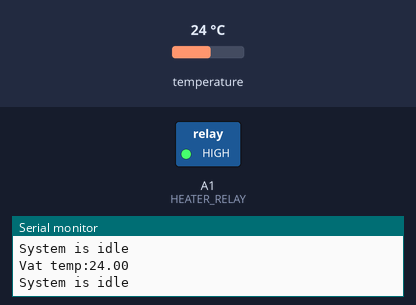
Bench run of a sketch on a simulated Arduino Uno, built with avr-gcc and run on an emulated ATmega328P. Parts: switched loads named in the sketch (green lamp = pin HIGH), the last lines printed to the serial monitor. The test bench sets the inputs (shaded band); at power-on: temperature 24 °C.

Above: at 3.8 s.
3.9 s: temperature set to 23.6 °C
At 5.3 s:
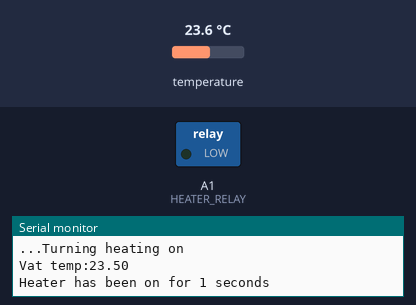
Timing chart, 0 to 6.9 s (numbered marks = the images above; inputs shaded):
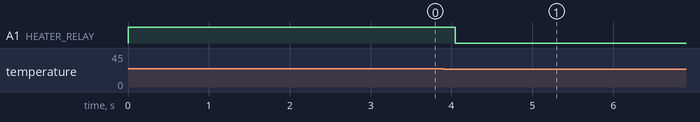

The sketch:

mikes_thing.ino
```cpp
#include <SPI.h>
#include <OneWire.h>
#include <DallasTemperature.h>

// either debug OR production mode, as both use the serial
#define DEBUG true
#define PRODUCTION false
#define ONE_WIRE_BUS A2
#define HEATER_RELAY A1

/*  tuning variables- tweak for more precise control
 *  Note: negative values mean below the set temperature.
 *  Be careful to ensure that variables do not overlap, to prevent
 *  competitve cycling
 */
float set_temp = 25;
float heater_on_thresh = -1.0;
float heater_off_thresh = 0;

//set up non-tunable control variables
unsigned long RUN_THRESH = 60000; //1min in milliseconds, minimum time for heating/cooling elements to run
bool can_turn_off = true; //bool for short cycle timer
unsigned long start_time = 0; //variable for timing heating/cooling duration
unsigned long MAX_RUN_TIME = 1200000; //20 min - maximum time for heating element to be on
unsigned long RELAX_TIME = 300000; //5min

//system states
const int STATE_ERROR = -1;
const int STATE_RELAX = 0;
const int STATE_IDLE = 1;
//const int STATE_COOL = 2;
const int STATE_HEAT = 3;
int state = STATE_IDLE; //initialise in idle

// set up 1-wire probes
OneWire oneWire(ONE_WIRE_BUS);
DallasTemperature sensors(&oneWire);
/* Address of 1-wire sensors can be found by following the tutorial at
 * http://henrysch.capnfatz.com/henrys-bench/arduino-tempera#define FRIDGE_RELAY 10
ture-measurements/ds18b20-arduino-user-manual-introduction-and-contents/ds18b20-user-manual-part-2-getting-the-device-address/
 */
//DeviceAddress AIR_TEMP_SENSOR = {0x28, 0xCC, 0x02, 0xAF, 0x03, 0x00, 0x00, 0xA8};
DeviceAddress VAT_TEMP_SENSOR = {0x28, 0xCC, 0x02, 0xAF, 0x03, 0x00, 0x00, 0xA8};

//set up temp measurement variables
//bool air_probe_connected;
bool vat_probe_connected;
//float air_temp;
float vat_temp;
unsigned long last_temp_request = 0;
bool waiting_for_conversion = false;
unsigned long CONVERSION_DELAY = 1000; //time allocated for temperature conversion
unsigned long MEAS_INTERVAL = 1000; //take temperature measurement every 1s

// Initialisations for myController.
//const int VAT_ID = 1;
//const int AIR_ID = 2;
String vat_payload;
//String air_payload;


void setup() {
  Serial.begin(9600);

  #if (PRODUCTION)
    Serial.println("1;1;0;0;6");
    Serial.println("1;2;0;0;6");
  #endif

  // Set up temperature probes
//  sensors.setResolution(AIR_TEMP_SENSOR, 11); //resolution of 0.125deg cels,
  sensors.setResolution(VAT_TEMP_SENSOR, 11); //takes approx 375ms
  if (sensors.getResolution(VAT_TEMP_SENSOR) == 0) {
    vat_probe_connected = false;
    state = STATE_ERROR;
  } else {
    vat_probe_connected = true;
  }
//  if (sensors.getResolution(AIR_TEMP_SENSOR) == 0) {
//    air_probe_connected = false;
//    state = STATE_ERROR;
//  } else {
//    air_probe_connected = true;
//  }
  /* Setting the waitForConversion flag to false ensures that a tempurate request returns immediately
   *  without waiting for a temperature conversion. If setting the flag to false, be sure to wait
   *  the appropriate amount of time before retrieving the measurement, to allow time for the conversion
   *  to take place.
   */
  sensors.setWaitForConversion(false);
  #if (DEBUG)
    Serial.print("Vat sensor resolution: ");
    Serial.println(sensors.getResolution(VAT_TEMP_SENSOR), DEC);
//    Serial.print("Air sensor resolution: ");
//    Serial.println(sensors.getResolution(AIR_TEMP_SENSOR), DEC);
  #endif

  //initialise relays
  pinMode(HEATER_RELAY, OUTPUT);
  digitalWrite(HEATER_RELAY, HIGH);
}

void perform_action(String action) {
  //start timer so don't short cycle
  start_time = millis();
//  if(action == "cool") {
//    can_turn_off = false;
//    #if (DEBUG)
//      Serial.println("...Turning fridge on");
//    #endif
//    digitalWrite(FRIDGE_RELAY, LOW);
//  } else
  if(action == "heat") {
    can_turn_off = false;
    #if (DEBUG)
      Serial.println("...Turning heating on");
    #endif
    digitalWrite(HEATER_RELAY, LOW);
  } else if (action == "disable") {
    #if (DEBUG)
      Serial.println("...Switching elements off");
    #endif
    digitalWrite(HEATER_RELAY, HIGH);
//    digitalWrite(FRIDGE_RELAY, HIGH);
  }
}

void proc_idle() {
  if (!vat_probe_connected) {
    state = STATE_ERROR;
  }
  if (vat_temp - set_temp < heater_on_thresh) {
    state = STATE_HEAT;
    perform_action("heat");
  }
}

void proc_heat() {
  // check if probes are connected
  if (!vat_probe_connected) {
    state = STATE_ERROR;
  }
  // check if minimum runtime has elapsed
  if ((millis() - start_time) > RUN_THRESH) {
    can_turn_off = true;
  }
  // check if conditions are right to turn heater off
  if ((vat_temp - set_temp > heater_off_thresh) && can_turn_off) {
    state = STATE_IDLE;
    perform_action("disable");
  }
  // check if heater has been on for too long
  if ((millis() - start_time) > MAX_RUN_TIME) {
    #if (DEBUG)
      Serial.println("Maximum heat time exceeded, entering STATE_RELAX");
    #endif
    state = STATE_RELAX;
    perform_action("disable");
  }
}

//void proc_cool() {
//  if (!vat_probe_connected || !air_probe_connected) {
//    state = STATE_ERROR;
//  }
//  if ((millis() - start_time) > RUN_THRESH) {
//    can_turn_off = true;
//  } //fridge to turn off at set_temp + THRESH
//  if ((vat_temp - set_temp < fridge_off_thresh) && can_turn_off) {
//    state = STATE_IDLE;
//    perform_action("disable");
//  }
//}

void proc_relax() {
  if (millis() - start_time > RELAX_TIME) {
    #if (DEBUG)
      Serial.println("Relax time exceeded, entering STATE_IDLE");
    #endif
    state = STATE_IDLE;
  }
}

void error_handler() {
  if (millis() - start_time > RUN_THRESH) {
    can_turn_off = true;
    perform_action("disable");
  }
  // if probe comes back
  if (vat_probe_connected) {
    if (can_turn_off) {
    #if (DEBUG)
      Serial.println("Exiting STATE_ERROR");
    #endif
      state = STATE_IDLE;
      //perform_action("disable");
    }
  }
}

/* print status to Serial monitor, activated in debug mode only */
void status_update() {
  Serial.print("Vat temp:");
  Serial.println(vat_temp);
    if (state == STATE_HEAT) {
      Serial.print("Heater has been on for ");
      Serial.print((millis()-start_time)/1000);
      Serial.println(" seconds");
      if (can_turn_off) {
        Serial.println("Minimum time elapsed, heating can be turned off");
      }
    }else if (state == STATE_IDLE) {
      Serial.println("System is idle");
    } else if (state == STATE_ERROR) {
      Serial.println("ERROR");
      if (!vat_probe_connected) {
        Serial.println("Vat probe not connected");
      }
    }
}

void loop() {
  if (!waiting_for_conversion && (millis() - last_temp_request) > MEAS_INTERVAL) {
    vat_probe_connected = sensors.requestTemperaturesByAddress(VAT_TEMP_SENSOR);
    last_temp_request = millis();
    waiting_for_conversion = true;
  }
  if (waiting_for_conversion && millis()-last_temp_request > CONVERSION_DELAY) {
    vat_temp = sensors.getTempC(VAT_TEMP_SENSOR);
    waiting_for_conversion = false;

   /* sent data to myController. Detailed instructions can be
   *  found here: https://www.mysensors.org/download/serial_api_20
   */
//    #if (PRODUCTION)
//      vat_payload = vat_temp;
//      air_payload = air_temp;
//      Serial.println("1;1;1;0;0;" + vat_payload);
//      Serial.println("1;2;1;0;0;" + air_payload);
//    #endif

    //Send an update to the Serial monitor if DEBUG mode is on
    #if (DEBUG)
      status_update();
    #endif

    // Manage states- can't heat while cooling and vice versa
    switch (state) {
      case STATE_IDLE:
        proc_idle();
        break;
      case STATE_HEAT:
        proc_heat();
        break;
//      case STATE_COOL:
//        proc_cool();
//        break;
      case STATE_RELAX:
        proc_relax();
        break;
      case STATE_ERROR:
        error_handler();
        break;
    }
  }
}
```

Measured:
- the behaviour switches between 24 and 23.9 °C on temperature (found by bisection; images 0 and 1)
- after the input at 3.9 s, A1 (HEATER_RELAY): HIGH → LOW after 0.15 s
